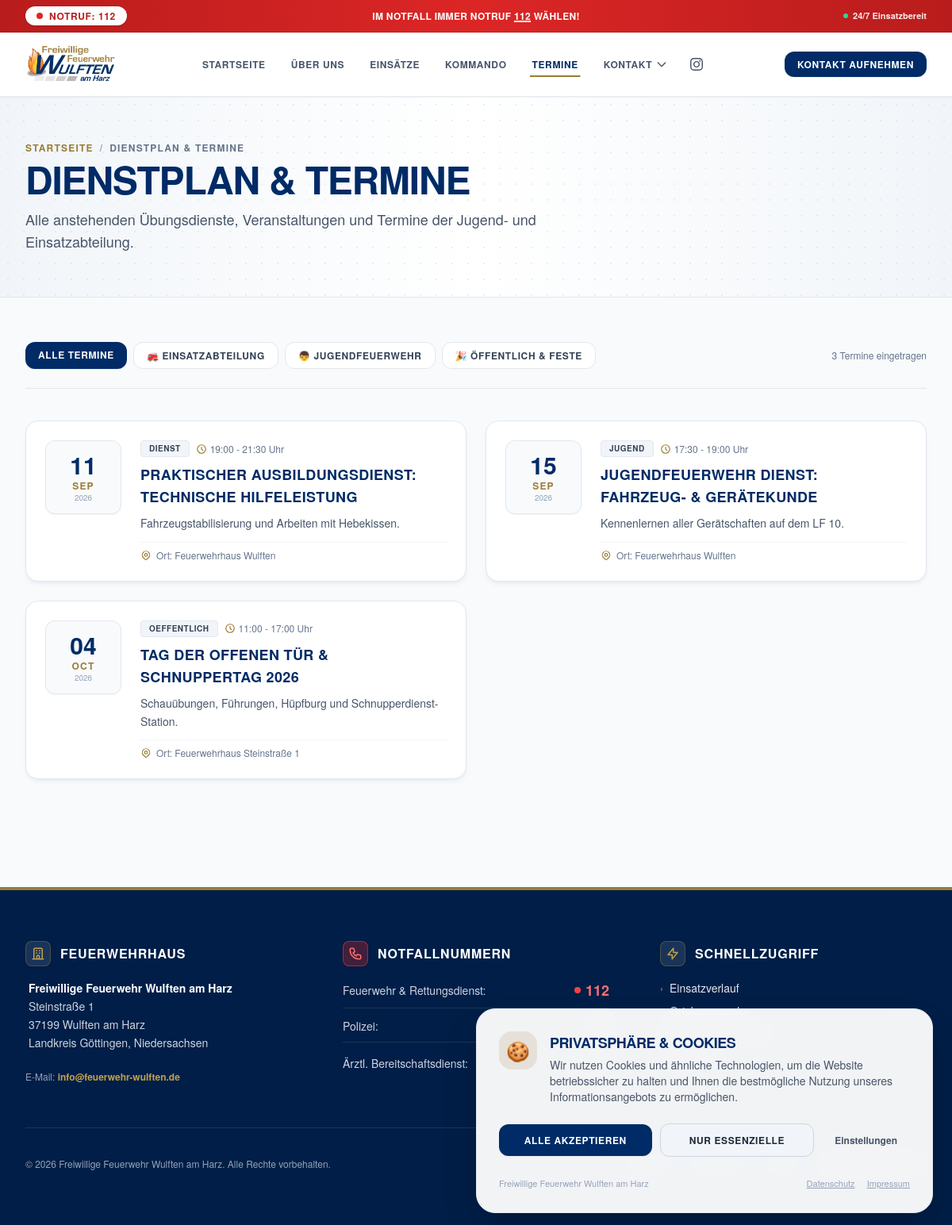
Screenshot of /termine.php with the database file from the repository.
### tables this page shows
CREATE TABLE seiten_seo (
    id INTEGER PRIMARY KEY AUTOINCREMENT,
    slug VARCHAR(50) NOT NULL UNIQUE,
    page_title VARCHAR(150) NOT NULL,
    meta_description VARCHAR(255) NOT NULL,
    keywords VARCHAR(255),
    banner_title VARCHAR(150),
    banner_intro TEXT,
    og_image VARCHAR(255),
    updated_at DATETIME DEFAULT CURRENT_TIMESTAMP
);

CREATE TABLE termine (
    id INTEGER PRIMARY KEY AUTOINCREMENT,
    title VARCHAR(150) NOT NULL,
    category VARCHAR(30) NOT NULL, -- 'dienst', 'jugend', 'kinder', 'oeffentlich', 'kommando'
    start_datetime DATETIME NOT NULL,
    end_datetime DATETIME,
    location VARCHAR(150) DEFAULT 'Feuerwehrhaus Wulften',
    description TEXT,
    is_public INTEGER DEFAULT 1,
    created_at DATETIME DEFAULT CURRENT_TIMESTAMP
);

CREATE TABLE system_settings (
    setting_key VARCHAR(50) PRIMARY KEY,
    setting_value TEXT NOT NULL,
    updated_at DATETIME DEFAULT CURRENT_TIMESTAMP
);

### src/Helpers.php (called while the page is built, shortened)
<?php
function e(?string $value): string {
    return htmlspecialchars($value ?? '', ENT_QUOTES | ENT_SUBSTITUTE, 'UTF-8');
}
function getSetting(string $key, string $default = ''): string {
    try {
        $db = Database::getConnection();
        $stmt = $db->prepare('SELECT setting_value FROM system_settings WHERE setting_key = ?');
        $stmt->execute([$key]);
        $val = $stmt->fetchColumn();
        return ($val !== false) ? (string)$val : $default;
    } catch (Throwable $t) {
        return $default;
    }
}
function getPageSeo(string $slug): array {
    try {
        $db = Database::getConnection();
        $stmt = $db->prepare('SELECT * FROM seiten_seo WHERE slug = ? LIMIT 1');
        $stmt->execute([$slug]);
        $row = $stmt->fetch();
        if ($row) {
            return $row;
        }
    } catch (Throwable $t) {}
    return [
        'slug' => $slug,
        'page_title' => 'Freiwillige Feuerwehr Wulften am Harz',
        'meta_description' => 'Offizielle Webseite der Freiwilligen Feuerwehr Wulften am Harz',
        'keywords' => 'Feuerwehr Wulften am Harz, Notruf 112',
        'banner_title' => 'FF Wulften am Harz',
        'banner_intro' => 'Ehrenamtlich und verlässlich im Einsatz für unsere Gemeinde.'
    ];
}

### termine.php (the view, shortened to what this page needs)
<?php
require_once __DIR__ . '/src/Helpers.php';
$db = Database::getConnection();
$seo = getPageSeo('termine');
$filterCategory = $_GET['cat'] ?? 'all';
$sql = 'SELECT * FROM termine WHERE is_public = 1';
$params = [];
$sql .= ' ORDER BY start_datetime ASC';
$stmt = $db->prepare($sql);
$stmt->execute($params);
$termine = $stmt->fetchAll();
require_once __DIR__ . '/includes/header.php';
require_once __DIR__ . '/includes/banner.php';
?>
<div class="max-w-7xl mx-auto px-4 sm:px-6 lg:px-8 py-14">
  <div class="flex flex-wrap items-center justify-between gap-4 mb-10 pb-6 border-b border-slate-200">
    <div class="flex flex-wrap gap-2">
      <a href="/termine.php?cat=all" class="px-4 py-2 rounded-xl text-xs font-bold uppercase tracking-wider transition <?= ($filterCategory === 'all') ? 'bg-navy text-white shadow-sm' : 'bg-white border border-slate-200 text-slate-700 hover:bg-slate-50' ?>">
        Alle Termine
      </a>
      <a href="/termine.php?cat=dienst" class="px-4 py-2 rounded-xl text-xs font-bold uppercase tracking-wider transition <?= ($filterCategory === 'dienst') ? 'bg-navy text-white shadow-sm' : 'bg-white border border-slate-200 text-slate-700 hover:bg-slate-50' ?>">
        🚒 Einsatzabteilung
      </a>
      <a href="/termine.php?cat=jugend" class="px-4 py-2 rounded-xl text-xs font-bold uppercase tracking-wider transition <?= ($filterCategory === 'jugend') ? 'bg-navy text-white shadow-sm' : 'bg-white border border-slate-200 text-slate-700 hover:bg-slate-50' ?>">
        👦 Jugendfeuerwehr
      </a>
      <a href="/termine.php?cat=oeffentlich" class="px-4 py-2 rounded-xl text-xs font-bold uppercase tracking-wider transition <?= ($filterCategory === 'oeffentlich') ? 'bg-navy text-white shadow-sm' : 'bg-white border border-slate-200 text-slate-700 hover:bg-slate-50' ?>">
        🎉 Öffentlich & Feste
      </a>
    </div>
    <div class="text-xs text-slate-500 font-medium">
      <?= count($termine) ?> Termine eingetragen
    </div>
  </div>
  <?php if (empty($termine)): ?>
    <div class="light-tile rounded-3xl p-12 text-center max-w-md mx-auto">
      <p class="text-slate-500">Zu dieser Kategorie stehen derzeit keine Termine an.</p>
    </div>
  <?php else: ?>
    <div class="grid grid-cols-1 md:grid-cols-2 gap-6">
      <?php foreach ($termine as $t):
        $start = strtotime($t['start_datetime']);
        $day = date('d', $start);
        $monthShort = strftime('%b', $start) ?: date('M', $start);
        $year = date('Y', $start);
        $timeString = date('H:i', $start);
        if (!empty($t['end_datetime'])) {
            $timeString .= ' - ' . date('H:i', strtotime($t['end_datetime']));
        }
        $timeString .= ' Uhr';
      ?>
        <article class="light-tile rounded-2xl p-6 flex flex-col sm:flex-row gap-6 items-start group">
          <div class="flex-shrink-0 w-full sm:w-24 rounded-xl bg-slate-50 border border-slate-200 p-3 text-center shadow-sm group-hover:border-sand transition">
            <span class="block text-2xl sm:text-3xl font-extrabold text-navy"><?= $day ?></span>
            <span class="block text-xs font-bold uppercase tracking-widest text-sand"><?= strtoupper($monthShort) ?></span>
            <span class="block text-[10px] text-slate-400 font-medium"><?= $year ?></span>
          </div>
          <div class="flex-1">
            <div class="flex items-center gap-2 mb-2">
              <span class="px-2.5 py-0.5 rounded text-[10px] font-bold uppercase tracking-wider bg-slate-100 text-slate-700 border border-slate-200">
                <?= e($t['category']) ?>
              </span>
              <span class="text-xs text-slate-500 font-medium flex items-center gap-1">
                <svg class="w-3.5 h-3.5 text-sand" fill="none" stroke="currentColor" viewBox="0 0 24 24"><path stroke-linecap="round" stroke-linejoin="round" stroke-width="2" d="M12 8v4l3 3m6-3a9 9 0 11-18 0 9 9 0 0118 0z"/></svg>
                <?= $timeString ?>
              </span>
            </div>
            <h3 class="text-lg font-bold text-navy uppercase group-hover:text-sand-dark transition mb-2">
              <?= e($t['title']) ?>
            </h3>
            <?php if (!empty($t['description'])): ?>
              <p class="text-sm text-slate-600 leading-relaxed font-light mb-3">
                <?= e($t['description']) ?>
              </p>
            <?php endif; ?>
            <div class="flex items-center gap-1.5 text-xs text-slate-500 font-medium pt-2 border-t border-slate-100">
              <span>Ort: <?= e($t['location']) ?></span>
            </div>
          </div>
        </article>
      <?php endforeach; ?>
    </div>
  <?php endif; ?>
</div>
<?php require_once __DIR__ . '/includes/footer.php'; ?>

### includes/banner.php (shortened to what this page needs)
<?php
$bannerTitle = $bannerTitle ?? ($seo['banner_title'] ?? 'FF Wulften am Harz');
$bannerIntro = $bannerIntro ?? ($seo['banner_intro'] ?? 'Ehrenamtlich und verlässlich im Einsatz für die Bürgerinnen und Bürger.');
?>
<section class="relative py-12 sm:py-14 bg-gradient-to-r from-slate-100 via-white to-slate-100 border-b border-slate-200 overflow-hidden">
  <div class="absolute inset-0 opacity-40 bg-[radial-gradient(#cbd5e1_1px,transparent_1px)] [background-size:20px_20px] pointer-events-none"></div>
  <div class="relative max-w-7xl mx-auto px-4 sm:px-6 lg:px-8">
    <div class="max-w-3xl">
      <div class="flex items-center gap-2 text-xs font-bold text-sand uppercase tracking-widest mb-2">
        <a href="/index.php" class="hover:text-navy transition">Startseite</a>
        <span class="text-slate-400">/</span>
        <span class="text-slate-500 font-semibold"><?= e($bannerTitle) ?></span>
      </div>
      <h1 class="text-3xl sm:text-4xl lg:text-5xl font-extrabold uppercase text-navy tracking-tight leading-tight mb-3">
        <?= e($bannerTitle) ?>
      </h1>
      <p class="text-slate-600 text-sm sm:text-base lg:text-lg leading-relaxed font-light">
        <?= e($bannerIntro) ?>
      </p>
    </div>
  </div>
</section>

### includes/footer.php (shortened to what this page needs)
  </main>
  <footer class="bg-[#001e47] text-slate-200 mt-20 relative border-t-4 border-sand">
    <div class="max-w-7xl mx-auto px-4 sm:px-6 lg:px-8 py-16">
      <div class="grid grid-cols-1 md:grid-cols-3 gap-12 lg:gap-16">
        <div class="space-y-4">
          <div class="flex items-center gap-3">
            <div class="w-8 h-8 rounded-lg bg-white/10 border border-sand/40 flex items-center justify-center p-1.5 shadow">
              <svg class="w-full h-full text-sand-light" fill="none" stroke="currentColor" viewBox="0 0 24 24">
                <path stroke-linecap="round" stroke-linejoin="round" stroke-width="2" d="M19 21V5a2 2 0 00-2-2H7a2 2 0 00-2 2v16m14 0h2m-2 0h-5m-9 0H3m2 0h5M9 7h1m-1 4h1m4-4h1m-1 4h1m-5 10v-5a1 1 0 011-1h2a1 1 0 011 1v5m-4 0h4"/>
              </svg>
            </div>
            <h4 class="text-white font-bold text-base uppercase tracking-wider">Feuerwehrhaus</h4>
          </div>
          <address class="not-italic text-sm text-slate-300 leading-relaxed pl-1">
            <strong class="text-white block font-semibold">Freiwillige Feuerwehr Wulften am Harz</strong>
            Steinstraße 1<br>
            37199 Wulften am Harz<br>
            Landkreis Göttingen, Niedersachsen
          </address>
          <div class="pt-2 text-xs text-slate-400">
            <span>E-Mail: </span>
            <a href="mailto:<?= e(getSetting('contact_email', 'info@feuerwehr-wulften.de')) ?>" class="text-sand-light hover:underline font-semibold">
              <?= e(getSetting('contact_email', 'info@feuerwehr-wulften.de')) ?>
            </a>
          </div>
        </div>
        <div class="space-y-4">
          <div class="flex items-center gap-3">
            <div class="w-8 h-8 rounded-lg bg-red-600/30 border border-red-500/50 flex items-center justify-center p-1.5 shadow">
            </div>
            <h4 class="text-white font-bold text-base uppercase tracking-wider">Notfallnummern</h4>
          </div>
          <ul class="space-y-2.5 text-sm">
            <li class="flex items-center justify-between border-b border-white/10 pb-2">
              <span class="text-slate-300">Feuerwehr & Rettungsdienst:</span>
              <a href="tel:112" class="font-extrabold text-red-400 hover:underline text-lg flex items-center gap-1.5">
                <span class="w-2 h-2 rounded-full bg-red-500 animate-ping"></span>
                112
              </a>
            </li>
            <li class="flex items-center justify-between border-b border-white/10 pb-2">
              <span class="text-slate-300">Polizei:</span>
              <a href="tel:110" class="font-bold text-white hover:underline text-base">110</a>
            </li>
            <li class="flex items-center justify-between pt-1">
              <span class="text-slate-300">Ärztl. Bereitschaftsdienst:</span>
              <a href="tel:116117" class="font-bold text-sand-light hover:underline text-base">116 117</a>
            </li>
          </ul>
        </div>
        <div class="space-y-4">
          <div class="flex items-center gap-3">
            <div class="w-8 h-8 rounded-lg bg-white/10 border border-sand/40 flex items-center justify-center p-1.5 shadow">
              <svg class="w-full h-full text-sand-light" fill="none" stroke="currentColor" viewBox="0 0 24 24">
                <path stroke-linecap="round" stroke-linejoin="round" stroke-width="2" d="M13 10V3L4 14h7v7l9-11h-7z"/>
              </svg>
            </div>
            <h4 class="text-white font-bold text-base uppercase tracking-wider">Schnellzugriff</h4>
          </div>
          <ul class="space-y-2 text-sm">
            <li>
              <a href="/einsaetze.php" class="hover:text-sand-light transition inline-flex items-center gap-2">
                <span class="text-sand-light text-xs">&rsaquo;</span> Einsatzverlauf
              </a>
            </li>
            <li>
              <a href="/kommando.php" class="hover:text-sand-light transition inline-flex items-center gap-2">
                <span class="text-sand-light text-xs">&rsaquo;</span> Ortskommando
              </a>
            </li>
            <li>
              <a href="/schnupperdienst.php" class="text-sand-light font-bold hover:text-white transition inline-flex items-center gap-2">
                <span>🔥</span> Schnupperdienst
              </a>
            </li>
            <li>
              <a href="/kontakt.php" class="hover:text-sand-light transition inline-flex items-center gap-2">
                <span class="text-sand-light text-xs">&rsaquo;</span> Kontakt
              </a>
            </li>
          </ul>
        </div>
      </div>
      <div class="mt-14 pt-8 border-t border-white/10 flex flex-col sm:flex-row items-center justify-between text-xs text-slate-400 gap-4">
        <div>
          &copy; 2026 Freiwillige Feuerwehr Wulften am Harz. Alle Rechte vorbehalten.
        </div>
        <div class="flex items-center space-x-6">
          <a href="/impressum.php" class="hover:text-slate-200 transition">Impressum</a>
          <a href="/datenschutz.php" class="hover:text-slate-200 transition">Datenschutz</a>
          <button type="button" onclick="if(window.openCookieSettingsModal){window.openCookieSettingsModal();}" class="hover:text-slate-200 transition">
          </button>
          <a href="/admin/login.php" class="text-sand-light hover:text-white font-semibold transition flex items-center gap-1.5 py-1 px-3 rounded-lg border border-sand/40 bg-white/5">
            <span>Interner Bereich</span>
          </a>
        </div>
      </div>
    </div>
  </footer>
  <?php require_once __DIR__ . '/cookie_banner.php'; ?>
</body>
</html>

### assets/css/custom.css (style rules this page uses)
:root { --color-navy: #002b66; --color-navy-dark: #00193d; --color-navy-surface: #f1f5f9; --color-sand: #997c33; --color-sand-light: #bfa04e; --color-sand-dark: #786022; --color-alarm: #dc2626; --color-bg-main: #f8fafc; --color-card-bg: #ffffff; --font-sans: 'Helvetica Neue', Helvetica, Arial, -apple-system, BlinkMacSystemFont, 'Segoe UI', Roboto, sans-serif; --font-eurostile: 'Helvetica Neue', Helvetica, Arial, -apple-system, BlinkMacSystemFont, 'Segoe UI', Roboto, sans-serif; }
body { font-family: var(--font-sans); background-color: var(--color-bg-main); color: #334155; overflow-x: hidden; -webkit-font-smoothing: antialiased; }
h1, h2, h3, h4, h5, h6 { font-family: var(--font-sans); color: var(--color-navy); letter-spacing: 0.02em; }
.glass-tile, .light-tile { background: #ffffff; border: 1px solid #e2e8f0; box-shadow: 0 4px 6px -1px rgba(0, 43, 102, 0.05), 0 2px 4px -2px rgba(0, 43, 102, 0.05); transition: all 0.25s cubic-bezier(0.16, 1, 0.3, 1); }

### rows the page displays
seiten_seo: banner_intro "Alle anstehenden Übungsdienste, Veranstaltungen und Termine der Jugend- und Einsatzabteilung."
termine: start_datetime "11", start_datetime "SEP", start_datetime "2026", category "DIENST", timeString "19:00 - 21:30 Uhr", title "PRAKTISCHER AUSBILDUNGSDIENST: TECHNISCHE HILFELEISTUNG", description "Fahrzeugstabilisierung und Arbeiten mit Hebekissen.", location "Feuerwehrhaus Wulften"
termine: start_datetime "15", start_datetime "SEP", start_datetime "2026", category "JUGEND", timeString "17:30 - 19:00 Uhr", title "JUGENDFEUERWEHR DIENST: FAHRZEUG- & GERÄTEKUNDE", description "Kennenlernen aller Gerätschaften auf dem LF 10.", location "Feuerwehrhaus Wulften"
termine: start_datetime "04", start_datetime "OCT", start_datetime "2026", category "OEFFENTLICH", timeString "11:00 - 17:00 Uhr", title "TAG DER OFFENEN TÜR & SCHNUPPERTAG 2026", description "Schauübungen, Führungen, Hüpfburg und Schnupperdienst-Station.", location "Feuerwehrhaus Steinstraße 1"
system_settings: setting_value "info@feuerwehr-wulften.de"

### other values shown
$bannerTitle "DIENSTPLAN & TERMINE"
count($termine) "3"
